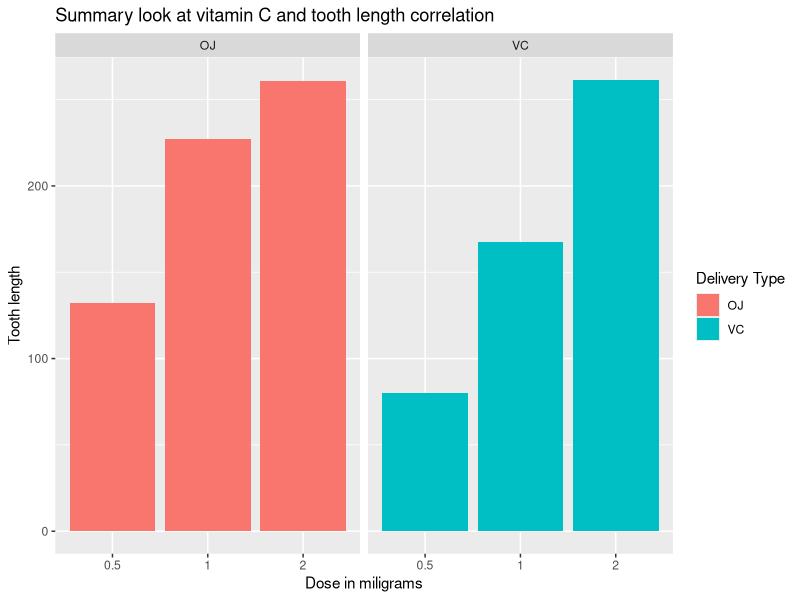

Here is the R script that generated this plot:
## ---- chunk 1
require(knitr)
require(ggplot2)
knitr::opts_chunk$set(echo = TRUE)
## ---- chunk 2
# Set the data
data("ToothGrowth")
toothDataDF <- data.frame(ToothGrowth)
# Here is a quick look a few lines of the data...
head(toothDataDF)
# Here is a look at some key statistics.
summary(toothDataDF)
## ---- chunk 3
ggplot(data=toothDataDF, aes(x=as.factor(dose), y=len, fill=supp)) +
    geom_bar(stat="identity") + facet_grid(. ~ supp) +
    labs(x="Dose in miligrams", y="Tooth length", title="Summary look at vitamin C and tooth length correlation") +
    guides(fill=guide_legend(title="Delivery Type"))
## ---- chunk 4
mean_supp = split(toothDataDF$len, toothDataDF$supp)
sapply(mean_supp, var)

t.test(toothDataDF$len[toothDataDF$supp == "VC"], toothDataDF$len[toothDataDF$supp == "OJ"], paired=FALSE, var.equal=FALSE)
## ---- chunk 5
t.test(toothDataDF$len[toothDataDF$dose==1], toothDataDF$len[toothDataDF$dose==0.5], paired = FALSE, var.equal = TRUE)
t.test(toothDataDF$len[toothDataDF$dose==2], toothDataDF$len[toothDataDF$dose==1], paired = FALSE, var.equal = TRUE)
t.test(toothDataDF$len[toothDataDF$dose==2], toothDataDF$len[toothDataDF$dose==0.5], paired = FALSE, var.equal = TRUE)
